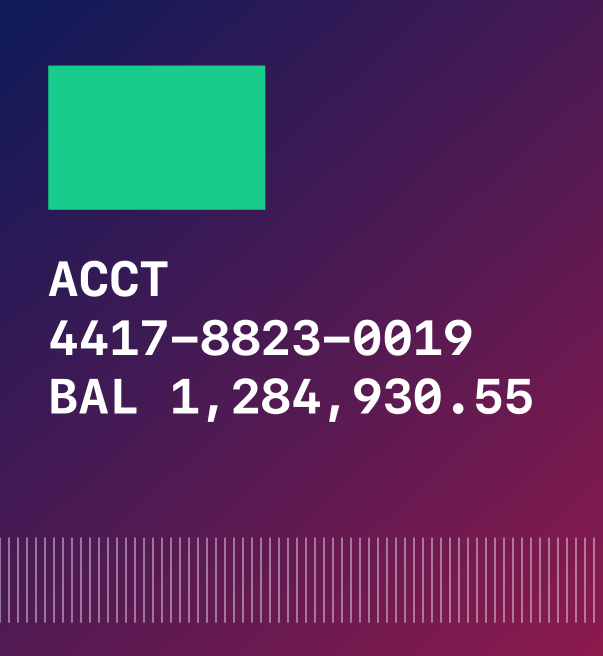
#> input picture Research/Artifacts/20261002-151341-feasibility/app-documents/feasibility-source.png, 1206 x 1311 px (shown at 1/2 size)
$ python fidelity_check.py ../Artifacts/20261002-151341-feasibility/app-documents/feasibility-source.png ../Artifacts/20261002-151341-feasibility/app-documents/feasibility-app-render.png
#> lines starting #> are read from the running program, lines starting #| are printed output that depends on the picture; long printed decimals are rounded
#!/usr/bin/env python3
"""Alignment-aware fidelity check for the feasibility measurement.

The in-app probe compares a fixed region of the pushed image against a fixed region of the
readback. That is honest but pessimistic: a display layer resamples (videoGravity = .resize), so a
one-or-two-pixel offset across high-contrast glyphs and a 1px grid produces a large mean error even
for a perfect reproduction. This script searches a small offset window and reports both numbers, so
the doc can state fidelity without overstating or understating it.

    Research/Scripts/fidelity_check.py <source.png> <capture.png>
"""
import sys

try:
    from PIL import Image
except ImportError:
    sys.exit("Pillow is required")

# The reference layer is the BOTTOM half of the window (see FeasibilityProbe).
WINDOW_REGION = (0.06, 0.58, 0.88, 0.37)


def crop(im, region):
    w, h = im.size
    return im.crop((int(region[0] * w), int(region[1] * h),
                    int((region[0] + region[2]) * w), int((region[1] + region[3]) * h)))


def mean_abs_error(a, b):
    """Mean absolute per-channel error, in 0-255 units."""
    pa, pb = a.load(), b.load()
    w, h = a.size
    total = 0
    count = 0
    for y in range(0, h, 2):
        for x in range(0, w, 2):
            ca, cb = pa[x, y], pb[x, y]
            total += (abs(ca[0] - cb[0]) + abs(ca[1] - cb[1]) + abs(ca[2] - cb[2])) / 3
            count += 1
    return total / count if count else -1


def main():
    source_path, capture_path = sys.argv[1], sys.argv[2]
    source = Image.open(source_path).convert("RGB")
#> source is the input picture: PIL image 1206x1311 RGB; mean R, G, B 83.3, 50.4, 95.2
    capture = Image.open(capture_path).convert("RGB")
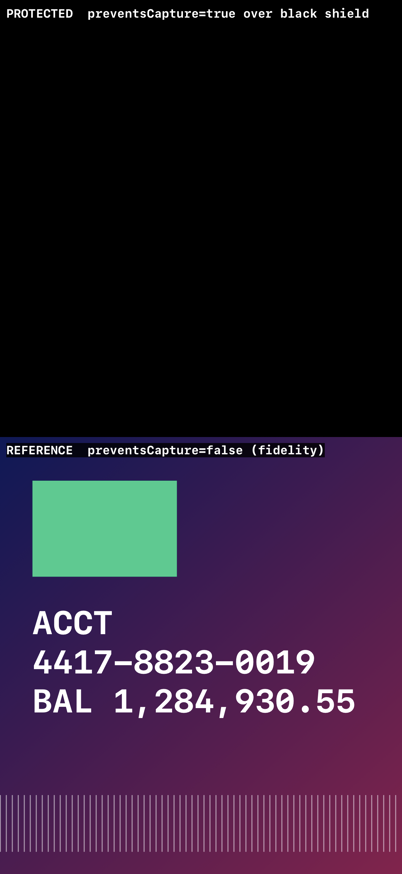
#> input picture Research/Artifacts/20261002-151341-feasibility/app-documents/feasibility-app-render.png, 402 x 874 px

    # The source image is the content for ONE layer, so map the window region into it.
    sx, sy, sw, sh = WINDOW_REGION
    source_region = (sx, sy * 2 - 1, sw, sh * 2)

    src = crop(source, source_region)
#> in crop, `return im.crop((int(region[0] * w), int(region[1] * h), int((region[0]..`:
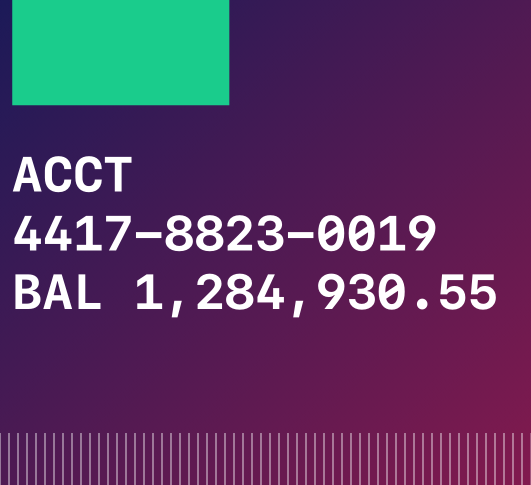
#> returned value: PIL image 1061x970 RGB (shown at 1/2 size); mean R, G, B 88, 55.9, 98.4
    cap = crop(capture, WINDOW_REGION)
#> call 2 of crop, with region = (0.06, 0.58, 0.88, 0.37)
#> in crop (call 2), `return im.crop((int(region[0] * w), int(region[1] * h), int((region[0]..`:
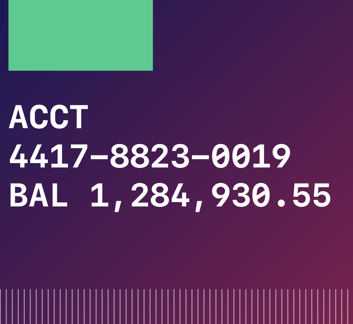
#> returned value: PIL image 353x324 RGB; mean R, G, B 88.2, 58.6, 96.4
    # Resample the source down to the capture's scale so sizes match.
    src_small = src.resize(cap.size, Image.LANCZOS)
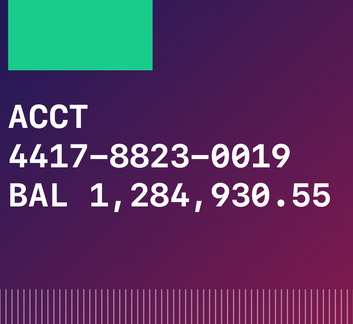
#> src_small: PIL image 353x324 RGB; mean R, G, B 87.8, 55.7, 98.2

    print(f"source {source.size} region {source_region} -> {src.size} -> resampled {src_small.size}")
#| source (1206, 1311) region (0.06, 0.16, 0.88, 0.74) -> (1061, 970) -> resampled (353, 324)
    print(f"capture {capture.size} region {WINDOW_REGION} -> {cap.size}")
#| capture (402, 874) region (0.06, 0.58, 0.88, 0.37) -> (353, 324)

    zero = mean_abs_error(src_small, cap)
#> after the loop in mean_abs_error, `for y in range(0, h, 2):`: count = 28674; total = 238215
#> zero = 8.31
    print(f"\nmean abs channel error at zero offset : {zero:.2f}")
#| mean abs channel error at zero offset : 8.31

    best = (zero, 0, 0)
#> best = (8.31, 0, 0)
    for dy in range(-4, 5):
        for dx in range(-4, 5):
            shifted = Image.new("RGB", cap.size)
            shifted.paste(src_small, (dx, dy))
            err = mean_abs_error(shifted, cap)
            if err < best[0]:
                best = (err, dx, dy)
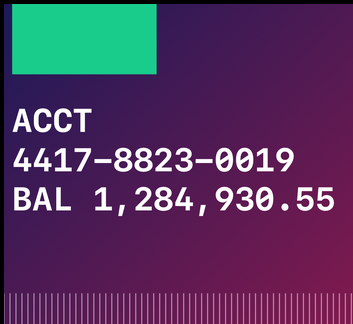
#> shifted: PIL image 353x324 RGB; mean R, G, B 85.2, 54.8, 96.1
    print(f"best offset dx={best[1]} dy={best[2]}        : {best[0]:.2f}")
#| best offset dx=0 dy=0        : 8.31
    print(f"improvement from alignment            : {zero - best[0]:.2f}")
#| improvement from alignment            : 0.00

    # Sanity: what does a solid-colour worst case look like, for scale?
    print("\nreference: mean abs error between two unrelated solid colours (black vs white) = 255.00")
    print("reference: a 1px misalignment across a hard edge can add 30-60 to the mean")


if __name__ == "__main__":
    main()
